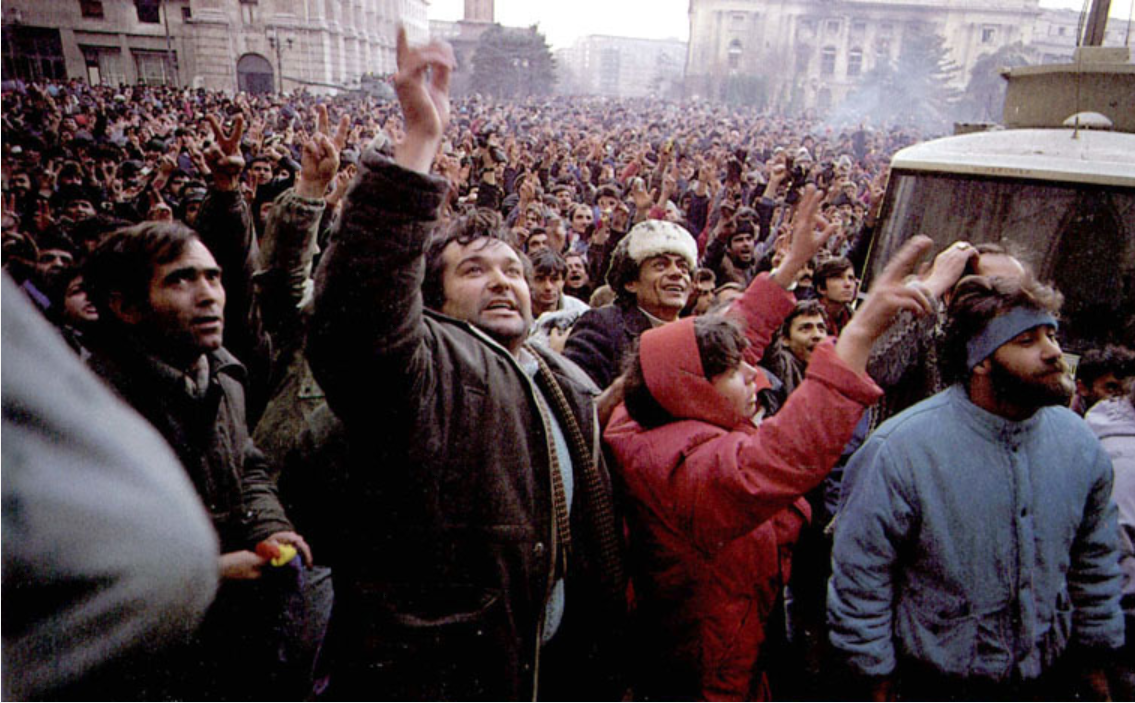
#> input picture test.jpg, 1135 x 703 px
$ python invertimage.py
#> lines starting #> are read from the running program, lines starting #| are printed output that depends on the picture
import numpy as np
from PIL import Image  # 负责读取图片
import matplotlib.pyplot as plt # 负责显示图片

# --- 1. 数据采集阶段 ---
# 读取图片文件
# 这里的 'test.jpg' 必须和你代码在同一个目录下，如果你的图片是png，请修改这里
try:
    original_image = Image.open('test.jpg')
#> original_image is the input picture: PIL image 1135x703 RGB; mean R, G, B 84.1, 69.2, 73.4
except FileNotFoundError:
    print("错误：找不到 'test.jpg'。请确保图片文件和代码文件在同一个文件夹里！")
    exit()

# --- 2. 数据转换阶段 (最核心的一步!) ---
# 工科视角：将“图片对象”强制转换为“NumPy三维数组”
# 计算机此刻不再把它看作图片，而是一个巨大的数字方阵
image_array = np.array(original_image)

# 打印一下这个矩阵的“骨架”看看
# 输出格式通常是 (高度Height, 宽度Width, 通道数Channels)
# 通道数 3 代表 RGB (红绿蓝) 三个颜色层
print("-" * 30)
print(f"图像矩阵的形状 (H, W, C): {image_array.shape}")
#| 图像矩阵的形状 (H, W, C): (703, 1135, 3)
print(f"图像数据类型: {image_array.dtype}") # 通常是 uint8 (0-255 的整数)
#| 图像数据类型: uint8
print("-" * 30)


# --- 3. 数据处理阶段 (算法实现) ---
# 实验目标：做一个“底片反色”效果。
# 原理：RGB颜色是0-255。白色是255，黑色是0。
# 反色就是用 255 减去当前的颜色值。
# 在 C 语言里，你需要写三个嵌套的 for 循环来遍历每一个像素。
# 在 NumPy 里，只需要一行代码，它会自动对矩阵里的几百万个数字同时做减法。
inverted_array = 255 - image_array
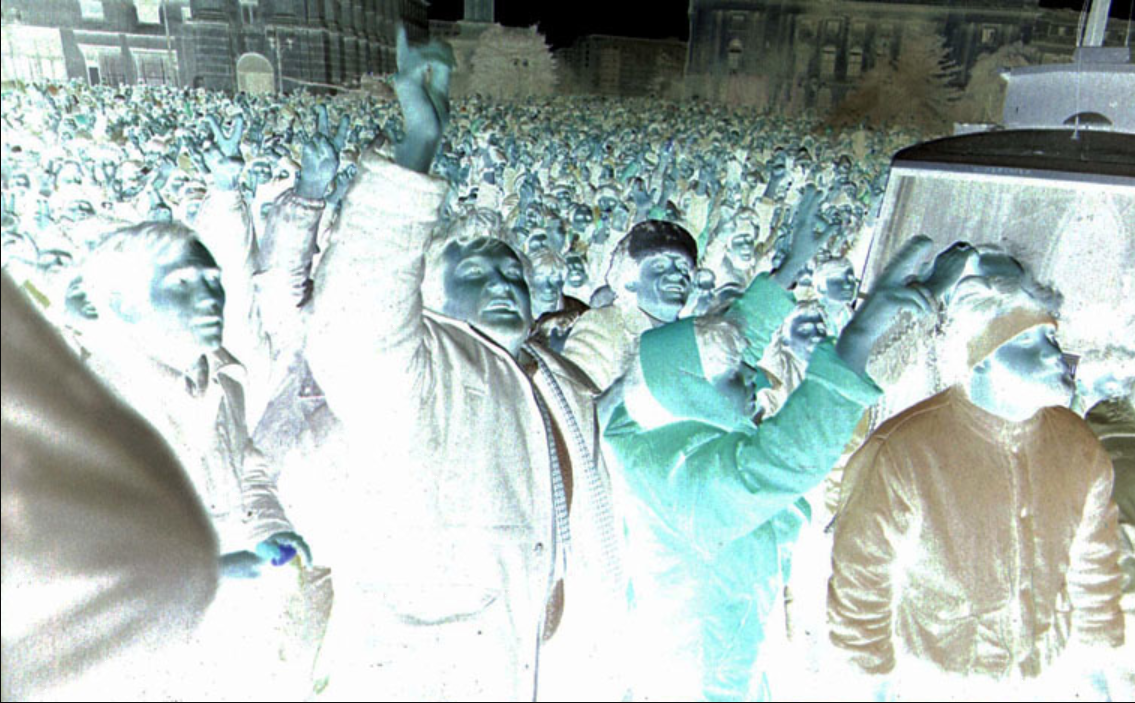
#> inverted_array: shape (703, 1135, 3); mean R, G, B 170.9, 185.8, 181.6


# --- 4. 数据可视化阶段 ---
# 使用 Matplotlib 把两个矩阵画出来对比

plt.figure(figsize=(10, 5)) # 创建一个画布

# 画左边的图（原图）
plt.subplot(1, 2, 1) # 1行2列，第1个位置
plt.title("Original Image")
plt.imshow(image_array)
plt.axis('off') # 关掉坐标轴看着更清爽

# 画右边的图（处理后的图）
plt.subplot(1, 2, 2) # 1行2列，第2个位置
plt.title("Inverted Matrix (NumPy)")
plt.imshow(inverted_array)
plt.axis('off')

print("正在显示图像窗口，请查看...")
plt.show() # 把画好的图弹窗显示出来
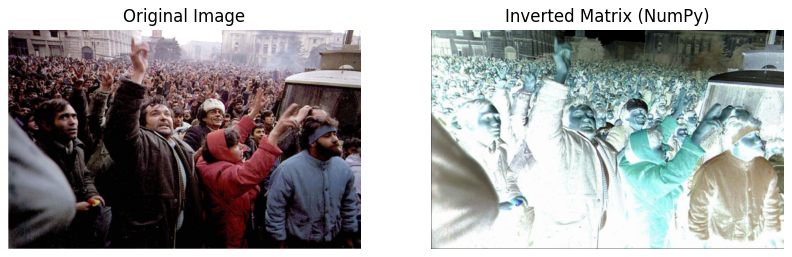
#> figure drawn by matplotlib, 2 panels
